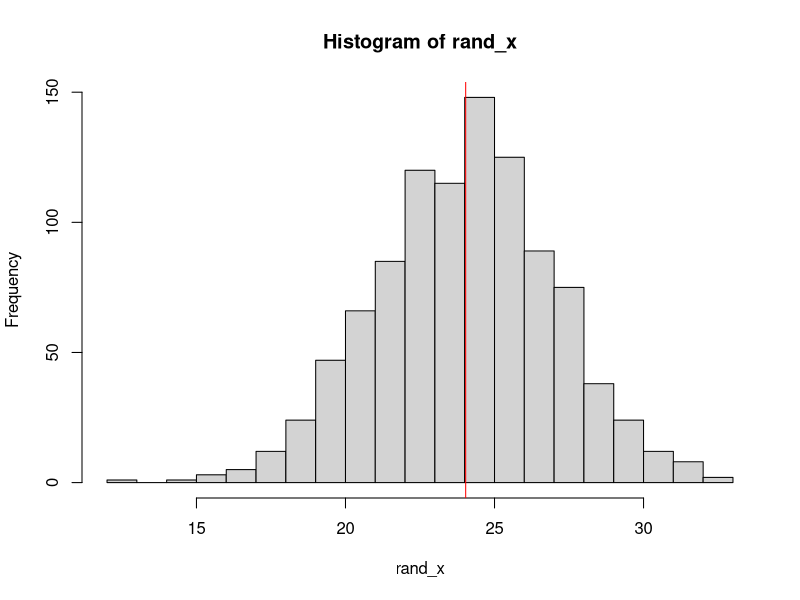

This figure's R source:
## PlotRandom.R
##
## Purpose:
##    A function that will generate a random sample
##     of Normal values, plot a histogram with an 
##     overlaid mean on the plot.
##
## Inputs:
##     numpts = the number of points to generate
##     mu = the theoretical mean of the Normal distribution
##     sigma = the standard deviation of the Normal distribution
##     numbins = the number of bins for the histogram
##     meanColor = the color for the overlaid mean
##     seed = a random number generator seed, to ensure
##            reproducibility
## Outputs: A list with the following elements
##     Random_values = a vector with the generated random 
##                     values
##     Mean_x = the sample mean of Random_values
##     SD_x = the sample standard deviation of Random_values


plotRandomNormals <- function(numpts = 1000, mu = 24, sigma = 3, numbins = 15, meanColor = "red", seed = 123456){
  set.seed(seed)
  rand_x <- rnorm(numpts, mean = mu, sd = sigma)
  mean_x <- mean(rand_x)
  hist(rand_x, breaks = numbins)
  abline(v = mean_x, col = meanColor)
  list(Random_values = rand_x, 
       Mean_x = mean_x,
       SD_x = sd(rand_x))
}


plotRandomNormals()
